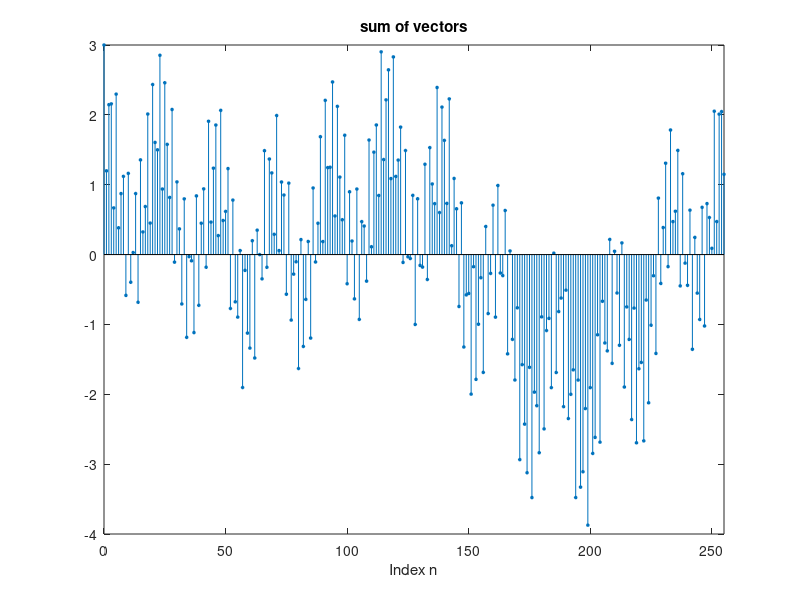

This figure's MATLAB source:
% part 6

N = 256;
n = double(0:N-1);

y1 = sin(2*pi*n/N);
y2 = cos(4*pi*n/N);
y3 = cos(22*pi*n/N);
y4 = cos(202*pi*n/N);

y = y1 + y2 + y3 + y4;

figure                                % new figure window
stem(n,y,'filled','MarkerSize',2)     % nice stem plot of x
xlabel('Index n')                     % label the x-axis
title(sprintf('sum of vectors'))          % title the figure
xlim([0 N-1])                         % define the x-axis limits
